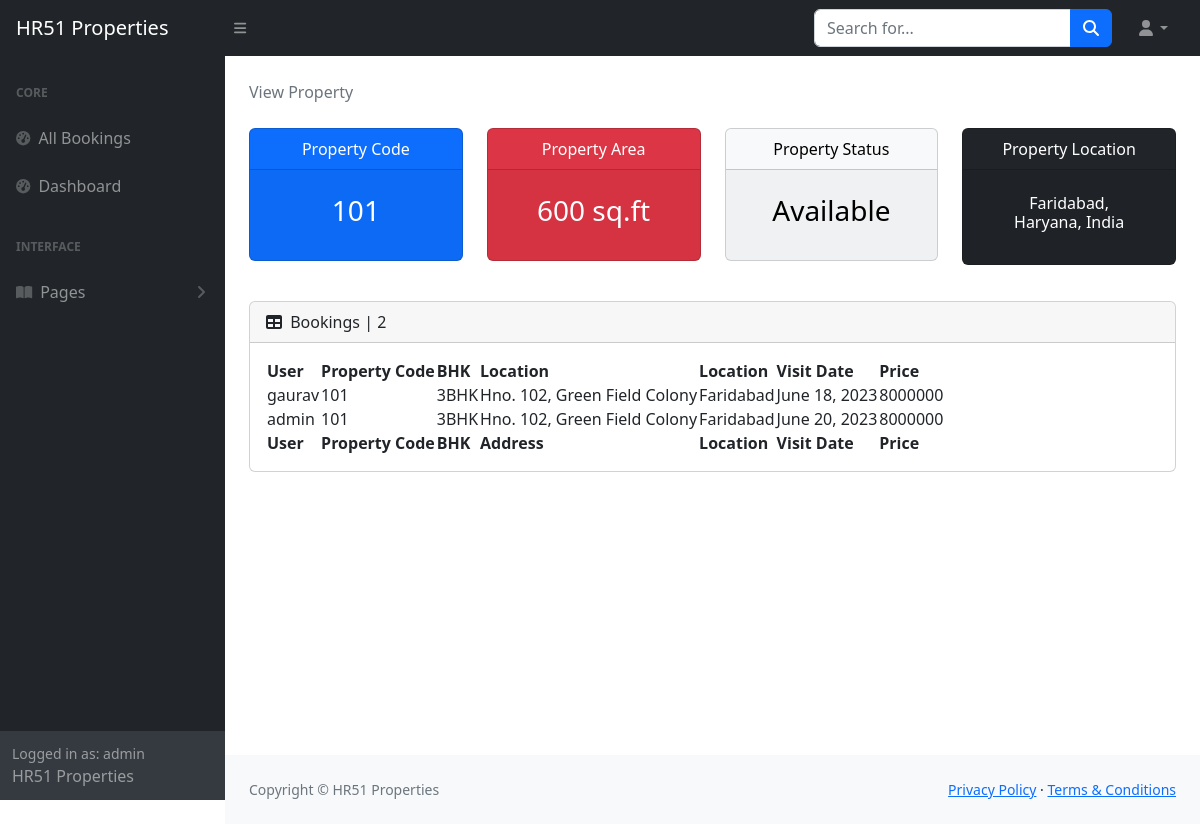
Screenshot of /staff/panel/view-room?roomid=1 (signed in) with the database file from the repository.
### realestate/models.py (models this page shows, shortened)
class PropertyView(models.Model):
    ROOM_STATUS = (
    ("1", "Available"),
    ("2", "Not Available"),
    )
    ROOM_TYPE = (
    ("1", "premium"),
    ("2", "deluxe"),
    ("3","basic"),
    )
    PROP_ROOM = (
    ("1", "1BHK"),
    ("2", "2BHK"),
    ("3", "3BHK"),
    ("4", "4BHK"),
    ("5", "5BHK"),
    ("6", "6BHK"),
    ("7", "7BHK"),
    )
    ROOMOWNERSHIP = (
    ("1", "First Owner"),
    ("2", "Second Owners"),
    ("3", "Third Owners"),
    ("4", "FreeHold"),
    ("5", "Multiple Owners"),
    )
    SIZERATE = (
    ("1", "1"),
    ("2", "2"),
    ("3", "3"),
    ("4", "4"),
    ("5", "5"),
    ("6", "6"),
    ("7", "7"),
    ("8", "8"),
    )
    PROP_STATUS = (
    ("1", "For Sell"),
    ("2", "For Rent/lease"),
    ("3", "Not Available"),
    )
    PROP_TYPE = (
    ("1", "Independent Builder Floor"),
    ("2", "Builder Floor"),
    ("3", "Not Available"),
    )
    title = models.CharField(max_length=50,null=True)
    room_type = models.CharField(max_length=50,choices = ROOM_TYPE)
    prop_status = models.CharField(max_length=50,choices = ROOM_STATUS, null=True)
    prop_sell = models.CharField(max_length=50,choices = PROP_STATUS, null=True)
    prop_type = models.CharField(max_length=50,choices = PROP_TYPE, null=True)
    property_bhk = models.CharField(max_length=50,choices = PROP_ROOM, null=True)
    capacity = models.IntegerField(null=True)
    propety_code = models.IntegerField(null=True)
    price = models.IntegerField(null=True)
    size = models.IntegerField(null=True)
    hotel = models.ForeignKey(Realator, on_delete = models.CASCADE)
    status = models.CharField(choices =ROOM_STATUS,max_length = 15)
    roomnumber = models.IntegerField(null=True)
    yearbuild = models.IntegerField(null=True)
    address = models.CharField(max_length=150, null=True)
    ownership = models.CharField(max_length=150, null=True, choices= ROOMOWNERSHIP)
    Configuration = models.CharField(max_length = 800, null=True)
    content = models.CharField(max_length = 1500, null=True)
    flooring = models.CharField(max_length = 50, null=True)
    parking = models.CharField(max_length = 100, null=True)
    water_source = models.CharField(max_length = 100, null=True)
    widthroad = models.CharField(max_length = 100, null=True)
    powerbackup = models.CharField(max_length = 100, null=True)
    consider = models.CharField(max_length = 2000, null=True)
    nearby = models.CharField(max_length = 200, null=True)
    facing = models.CharField(max_length = 50, null=True)
    property_age = models.CharField(max_length = 10, null=True)
    furnished_details = models.CharField(max_length = 2000, null=True)
    loan_available = models.CharField(max_length=450, null=True)
    image = models.ImageField(upload_to='post/', null=True)
    image1 = models.ImageField(upload_to='post/', null=True)
    image2 = models.ImageField(upload_to='post/', null=True)
    image3 = models.ImageField(upload_to='post/', null=True)
    image4 = models.ImageField(upload_to='post/', null=True)
    url = models.CharField(max_length=100, null=True)
    map = models.CharField(max_length=450, null=True)
    is_published = models.BooleanField(default=True, null=True)
    post_date = models.DateTimeField(auto_now_add=True, null=True, blank=True)
    list_date = models.DateTimeField(default=datetime.now, blank=True)

class Realator(models.Model):
    name = models.CharField(max_length=30,default="HR51")
    owner = models.CharField(max_length=20, default="Karan Bhadana")
    location = models.CharField(max_length=50, default="Faridabad")
    state = models.CharField(max_length=50,default="Haryana")
    country = models.CharField(max_length=50,default="India")
    contact = models.CharField(max_length=50,default="987124****", null=True)
    intro = models.CharField(max_length=350,default="RealEstate Agent", null=True)
    url = models.CharField(max_length=100, null=True)
    owner_image = models.ImageField(upload_to='user/', null=True)
    area_image = models.ImageField(upload_to='user/', null=True)
    add_date = models.DateTimeField(auto_now_add=True, null=True, blank=True)

class Reservation(models.Model):
    check_out = models.DateField(null=True, blank=True)
    room = models.ForeignKey(PropertyView, on_delete = models.CASCADE)
    guest = models.ForeignKey(User, on_delete= models.CASCADE)
    booking_id = models.CharField(max_length=100,default="null")

### realestate/views.py (the view)
# urls.py: path('staff/panel/view-room', views.view_room),
@login_required(login_url='/staff')
def view_room(request):
    room_id = request.GET['roomid']
    room = PropertyView.objects.all().get(id=room_id)
    reservation = Reservation.objects.all().filter(room=room)
    return HttpResponse(render(request, 'staff/viewroom.html', {'room': room, 'reservations': reservation}))

### templates/staff/viewroom.html (shortened to what this page needs)
{% block css %}
<link rel="stylesheet" href="https://cdn.jsdelivr.net/npm/bootstrap@4.0.0/dist/css/bootstrap.min.css"
>
<link href="https://cdn.jsdelivr.net/npm/simple-datatables@7.1.2/dist/style.min.css" rel="stylesheet" />
<link href="/static/css/staff.css" rel="stylesheet" />
{% endblock css %}
{% block body %}
<section class="sb-nav-fixed">
    <nav class="sb-topnav navbar navbar-expand navbar-dark bg-dark">
        <a class="navbar-brand ps-3" href="/">HR51 Properties</a>
        <button class="btn btn-link btn-sm order-1 order-lg-0 me-4 me-lg-0" id="sidebarToggle" href="#!"><i
                class="fas fa-bars"></i></button>
        <form class="d-none d-md-inline-block form-inline ms-auto me-0 me-md-3 my-2 my-md-0">
            <div class="input-group">
                <input class="form-control" type="text" placeholder="Search for..." aria-label="Search for..."
                    aria-describedby="btnNavbarSearch" />
                <button class="btn btn-primary" id="btnNavbarSearch" type="button"><i
                        class="fas fa-search"></i></button>
            </div>
        </form>
        <ul class="navbar-nav ms-auto ms-md-0 me-3 me-lg-4">
            <li class="nav-item dropdown">
                <a class="nav-link dropdown-toggle" id="navbarDropdown" href="#" role="button" data-bs-toggle="dropdown"
                    aria-expanded="false"><i class="fas fa-user fa-fw"></i></a>
            </li>
        </ul>
    </nav>
    <div id="layoutSidenav">
        <div id="layoutSidenav_nav">
            <nav class="sb-sidenav accordion sb-sidenav-dark" id="sidenavAccordion">
                <div class="sb-sidenav-menu">
                    <div class="nav">
                        <div class="sb-sidenav-menu-heading">Core</div>
                        <a class="nav-link" href="/staff/allbookings">
                            <div class="sb-nav-link-icon"><i class="fas fa-tachometer-alt"></i></div>
                            All Bookings
                        </a>
                        <a class="nav-link" href="/staff/panel">
                            <div class="sb-nav-link-icon"><i class="fas fa-tachometer-alt"></i></div>
                            Dashboard
                        </a>
                        <div class="sb-sidenav-menu-heading">Interface</div>
                        <a class="nav-link collapsed" href="#" data-bs-toggle="collapse" data-bs-target="#collapsePages"
                            aria-expanded="false" aria-controls="collapsePages">
                            <div class="sb-nav-link-icon"><i class="fas fa-book-open"></i></div>
                            Pages
                            <div class="sb-sidenav-collapse-arrow"><i class="fas fa-angle-down"></i></div>
                        </a>
                    </div>
                </div>
                <div class="sb-sidenav-footer">
                    <div class="small">Logged in as: {{request.user}}</div>
                    HR51 Properties
                </div>
            </nav>
        </div>
        <div id="layoutSidenav_content">
            <main>
                <div class="container-fluid px-4">
                    <ol class="breadcrumb mb-4">
                        <li class="breadcrumb-item active">View Property</li>
                    </ol>
                    <div class="row">
                        {%load app_tags%}
                        <div class="col-xl-3 col-md-6">
                            <div class="card bg-primary text-white mb-4">
                                <div class="text-center m-2">
                                    Property Code
                                </div>
                                <div class="card-footer d-flex align-items-center justify-content-between">
                                    <h3 class="card-body text-center">{{room.roomnumber}}</h3>
                                </div>
                            </div>
                        </div>
                        <div class="col-xl-3 col-md-6">
                            <div class="card bg-danger text-white mb-1">
                                <div class="text-center m-2">
                                    Property Area
                                </div>
                                <div class="card-footer d-flex align-items-center justify-content-between">
                                    <h3 class="card-body text-center">{{room.size}} sq.ft</h3>
                                </div>
                            </div>
                        </div>
                        <div class="col-xl-3 col-md-6">
                            <div class="card bg-light text-black mb-1">
                                <div class="text-center m-2">
                                    Property Status
                                </div>
                                <div class="card-footer d-flex align-items-center justify-content-between">
                                    <h3 class="card-body text-center">{{room.get_status_display| capfirst}}</h3>
                                </div>
                            </div>
                        </div>
                        <div class="col-xl-3 col-md-6">
                            <div class="card bg-dark text-white mb-1">
                                <div class="text-center m-2">
                                    Property Location
                                </div>
                                <div class="card-footer d-flex align-items-center justify-content-between">
                                    <h6 class="card-body text-center">{{room.hotel.location| capfirst}},
                                        {{room.hotel.state| capfirst}}, {{room.hotel.country| capfirst}}</h6>
                                </div>
                            </div>
                        </div>
                    </div>
                    <div class="card mb-4 mt-3">
                        <div class="card-header">
                            <i class="fas fa-table me-1"></i>
                            {{each_booking.room.title}} Bookings | {{reservations | length}}
                        </div>
                        <div class="card-body">
                            <table id="datatablesSimple">
                                <thead>
                                    <tr>
                                        <th>User</th>
                                        <th>Property Code</th>
                                        <th>BHK</th>
                                        <th>Location</th>
                                        <th>Location</th>
                                        <th>Visit Date</th>
                                        <th>Price</th>
                                    </tr>
                                </thead>
                                <tfoot>
                                    <tr>
                                        <th>User</th>
                                        <th>Property Code</th>
                                        <th>BHK</th>
                                        <th>Address</th>
                                        <th>Location</th>
                                        <th>Visit Date</th>
                                        <th>Price</th>
                                    </tr>
                                </tfoot>
                                <tbody>
                                    {% for each_booking in reservations %}
                                    <tr>
                                        <td>{{each_booking.guest.username}}</td>
                                        <td>{{each_booking.room.roomnumber}}</td>
                                        <td>{{each_booking.room.get_property_bhk_display}}</td>
                                        <td>{{each_booking.room.address}}</td>
                                        <td>{{each_booking.room.hotel.location}}</td>
                                        <td>{{each_booking.check_out}}</td>
                                        <td>{{each_booking.room.price}}</td>
                                    </tr>
                                    {% endfor %}
                                </tbody>
                            </table>
                        </div>
                    </div>
                </div>
            </main>
            <footer class="py-4 bg-light mt-auto">
                <div class="container-fluid px-4">
                    <div class="d-flex align-items-center justify-content-between small">
                        <div class="text-muted">Copyright &copy; HR51 Properties</div>
                        <div>
                            <a href="/privacy">Privacy Policy</a>
                            &middot;
                            <a href="/terms">Terms &amp; Conditions</a>
                        </div>
                    </div>
                </div>
            </footer>
        </div>
    </div>
</section>
{% endblock body %}

### rows the page displays
PropertyView: roomnumber "101", size "600", status "Available", hotel.location "Faridabad", hotel.state "Haryana", hotel.country "India"
Reservation: guest.username "gaurav", room.roomnumber "101", room.property_bhk "3BHK", room.address "Hno. 102, Green Field Colony", room.hotel.location "Faridabad", check_out "June 18, 2023", room.price "8000000"
Reservation: guest.username "admin", room.roomnumber "101", room.property_bhk "3BHK", room.address "Hno. 102, Green Field Colony", room.hotel.location "Faridabad", check_out "June 20, 2023", room.price "8000000"

### other values shown
{{ request.user }} "admin"
{{ reservations | length }} "2"
